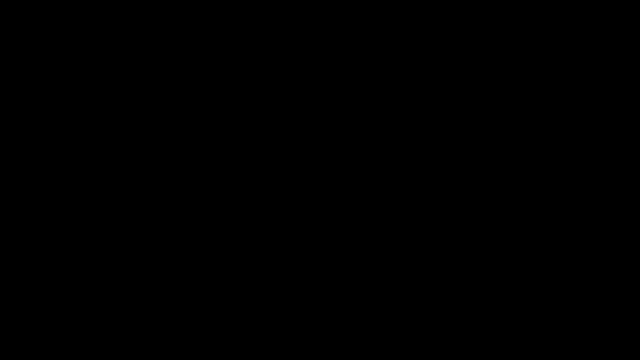
Frame 1 (no input)
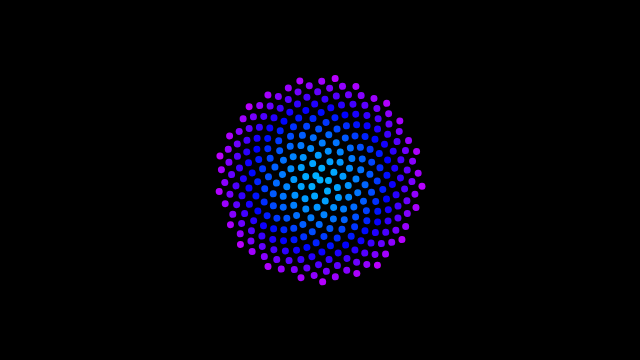
Frame 60 (no input)
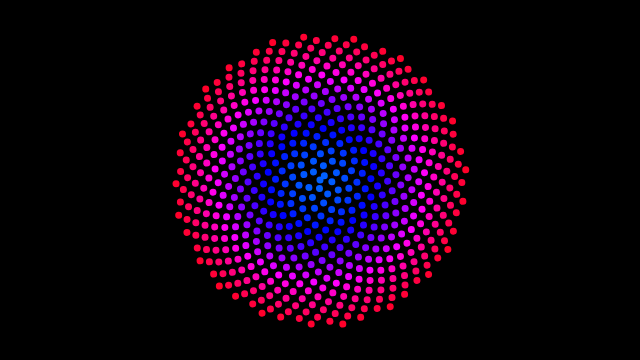
Frame 120 (the mouse pressed at the canvas centre since frame 60)

The p5.js sketch that drew these frames (run headless with seeded random() and noise() and a simulated clock; from frame 60 on, the mouse is pressed at the canvas centre):

// p5.js sketch
// ── sketch.js
// Daniel Shiffman
// http://codingtra.in
// http://patreon.com/codingtrain
// Code for: https://youtu.be/KWoJgHFYWxY

var n = 0;
var c = 6;

var points = [];

var start = 0;

function setup() {
  createCanvas(640, 360);
  angleMode(DEGREES);
  colorMode(HSB);
}

function draw() {
  background(0);
  translate(width / 2, height / 2);
  rotate(n * 0.3);
  for (var i = 0; i < n; i++) {
    var a = i * 137.5;
    var r = c * sqrt(i);
    var x = r * cos(a);
    var y = r * sin(a);
    var hu = sin(start + i * 0.1);
    hu = map(hu, -1, 1, 0, 360);
    fill(hu, 255, 255);
    noStroke();
    ellipse(x, y, c+1, c+1);
  }
  n += 5;
  start += 0.1;
}

// https://editor.p5js.org/codingtrain/sketches/CehY0jsLV
// Phyllotaxis
